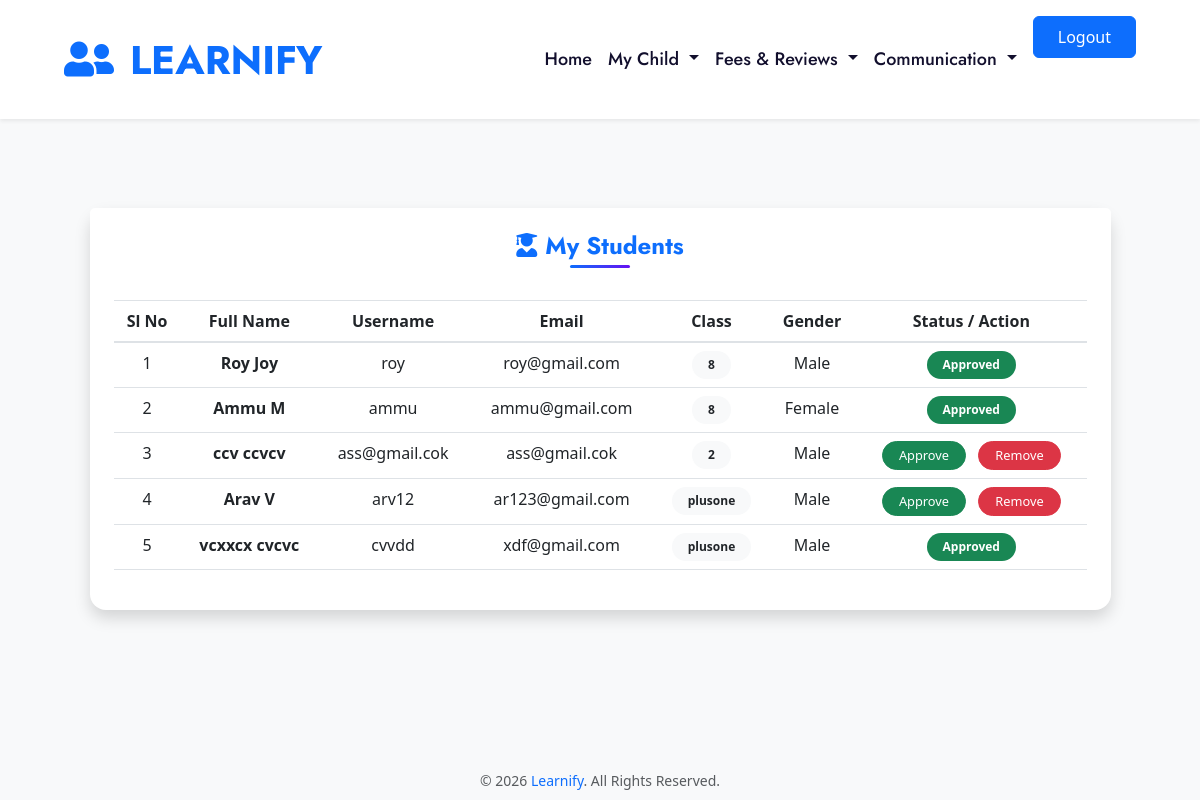
The page /viewstudentsfor_parents (signed in) on the database its author committed.
### Student/models.py (models this page shows, shortened)
class Student_Reg(models.Model):
    user = models.OneToOneField(User, on_delete=models.CASCADE)
    parent = models.ForeignKey(Parent_Reg, on_delete=models.CASCADE)
    class_level = models.CharField(max_length=20)
    admission_date = models.DateField(auto_now_add=True)
    gender=models.CharField(max_length=100,default='null')
    subjects = models.ManyToManyField(Subject)
    status=models.CharField(max_length=100,default='pending')

### Parent/views.py (the view)
# urls.py: path('viewstudentsfor_parents',views.viewstudentsfor_parents,name='viewstudentsfor_parents'),
def viewstudentsfor_parents(request):
   parent=get_object_or_404(Parent_Reg,user=request.user)
   student=Student_Reg.objects.filter(parent_id=parent)
   return render(request,'parent/view_student.html',{'s':student})

### template/parent/view_student.html (shortened to what this page needs)
{% extends 'parent/page.html' %}
{% load static %}
{% block content %}
<div class="container py-5 mt-5">
    <div class="row justify-content-center">
        <div class="col-lg-11 col-md-12">
            <div class="card shadow border-0 custom-card">
                <div class="card-header bg-white text-center border-0 pt-4 pb-2">
                    <h4 class="fw-bold text-primary mb-1">
                        <i class="fa fa-user-graduate me-2"></i>My Students
                    </h4>
                    <div class="header-line mx-auto"></div>
                </div>
                <div class="card-body p-4">
                    {% if s %}
                    <div class="table-responsive">
                        <table class="table table-hover align-middle text-center custom-table">
                            <thead>
                                <tr>
                                    <th>Sl No</th>
                                    <th>Full Name</th>
                                    <th>Username</th>
                                    <th>Email</th>
                                    <th>Class</th>
                                    <th>Gender</th>
                                    <th>Status / Action</th>
                                </tr>
                            </thead>
                            <tbody>
                                {% for student in s %}
                                <tr>
                                    <td>{{ forloop.counter }}</td>
                                    <td class="fw-semibold">
                                        {{ student.user.first_name }} {{ student.user.last_name }}
                                    </td>
                                    <td>{{ student.user.username }}</td>
                                    <td>{{ student.user.email }}</td>
                                    <td>
                                        <span class="badge bg-light text-dark rounded-pill px-3 py-2">
                                            {{ student.class_level }}
                                        </span>
                                    </td>
                                    <td>{{ student.gender }}</td>
                                    <td>
                                        {% if student.status == 'pending' %}
                                            <a href="{% url 'approve_student' student.id %}"
                                               class="btn btn-sm btn-success rounded-pill px-3 me-2">
                                               Approve
                                            </a>
                                            <a href="{% url 'remove_students' student.id %}"
                                               class="btn btn-sm btn-danger rounded-pill px-3">
                                               Remove
                                            </a>
                                        {% else %}
                                            <span class="badge bg-success rounded-pill px-3 py-2">
                                                {{ student.status|title }}
                                            </span>
                                        {% endif %}
                                    </td>
                                </tr>
                                {% endfor %}
                            </tbody>
                        </table>
                    </div>
                    {% else %}
                        <div class="alert alert-info text-center rounded-3">
                            No students registered under your account yet.
                        </div>
                    {% endif %}
                </div>
            </div>
        </div>
    </div>
</div>
{% endblock %}

### template/parent/view_student.html (style rules this page uses)
body { background-color: #f4f6f9; }
.custom-card { border-radius: 16px; }
.header-line { width: 60px; height: 3px; background: linear-gradient(to right, #0d6efd, #6610f2); border-radius: 10px; }
.custom-table thead { background-color: #f1f3f6; font-weight: 600; }
.btn-sm { font-size: 0.8rem; }

### rows shown on the page
Student_Reg: user.first_name "Roy", user.last_name "Joy", user.username "roy", user.email "roy@gmail.com", class_level "8", gender "Male", status "Approved"
Student_Reg: user.first_name "Ammu", user.last_name "M", user.username "ammu", user.email "ammu@gmail.com", class_level "8", gender "Female", status "Approved"
Student_Reg: user.first_name "ccv", user.last_name "ccvcv", user.username "ass@gmail.cok", user.email "ass@gmail.cok", class_level "2", gender "Male", status "Approve"
Student_Reg: user.first_name "Arav", user.last_name "V", user.username "arv12", user.email "ar123@gmail.com", class_level "plusone", gender "Male", status "Approve"
Student_Reg: user.first_name "vcxxcx", user.last_name "cvcvc", user.username "cvvdd", user.email "xdf@gmail.com", class_level "plusone", gender "Male", status "Approved"
